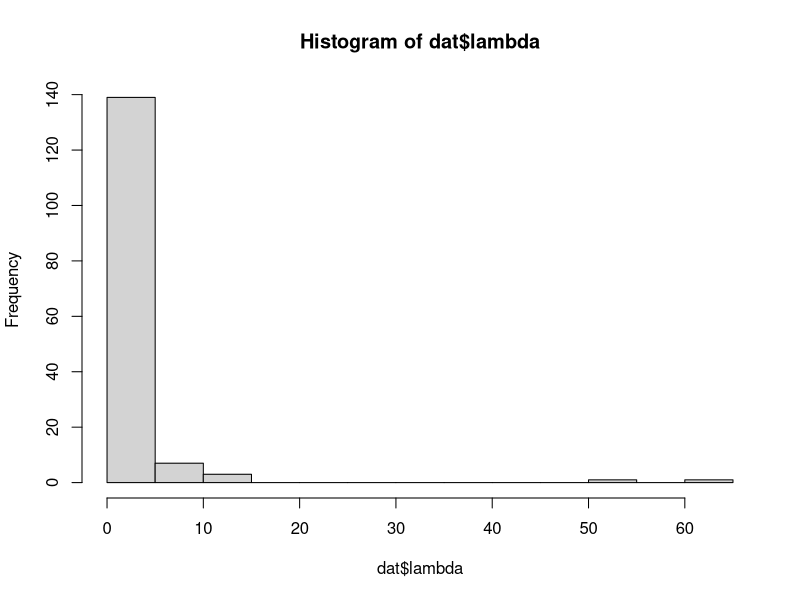
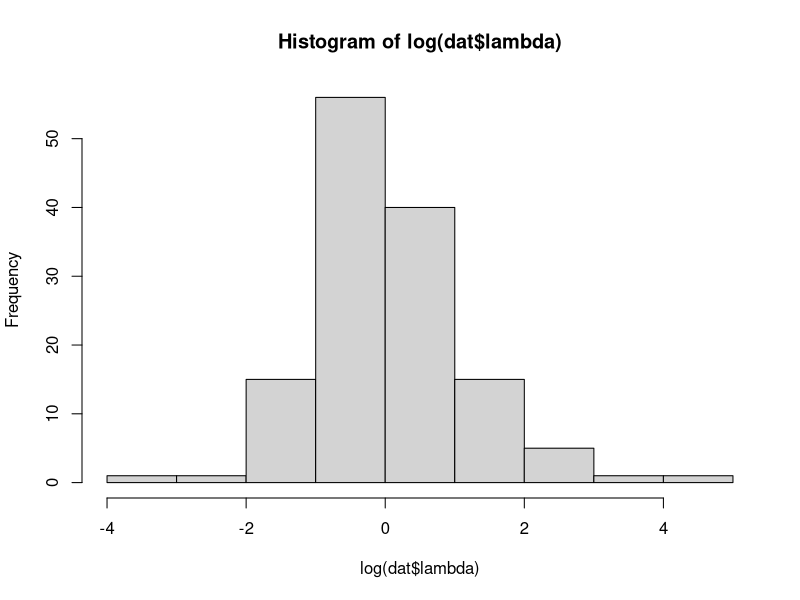
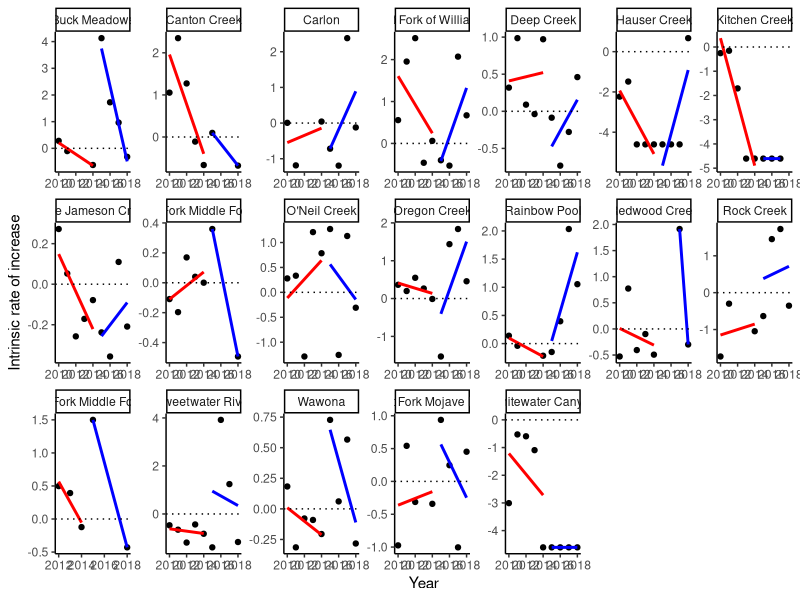
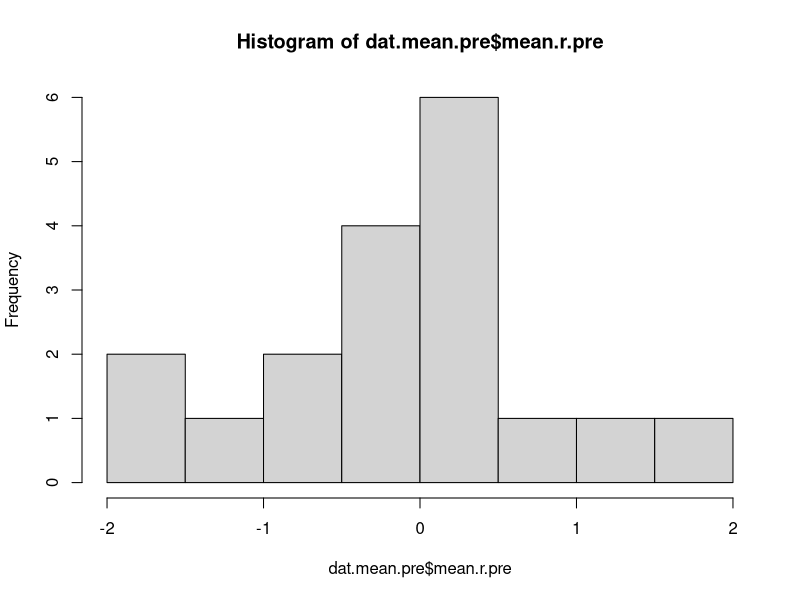
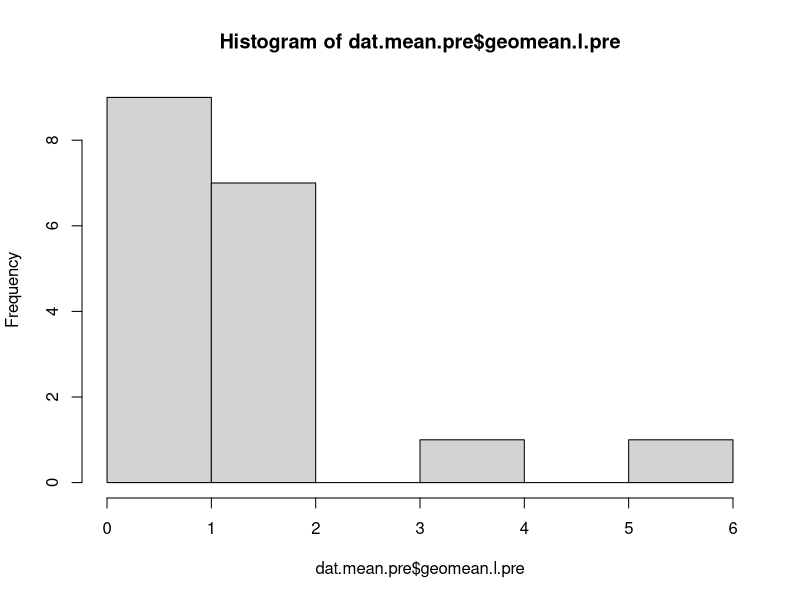
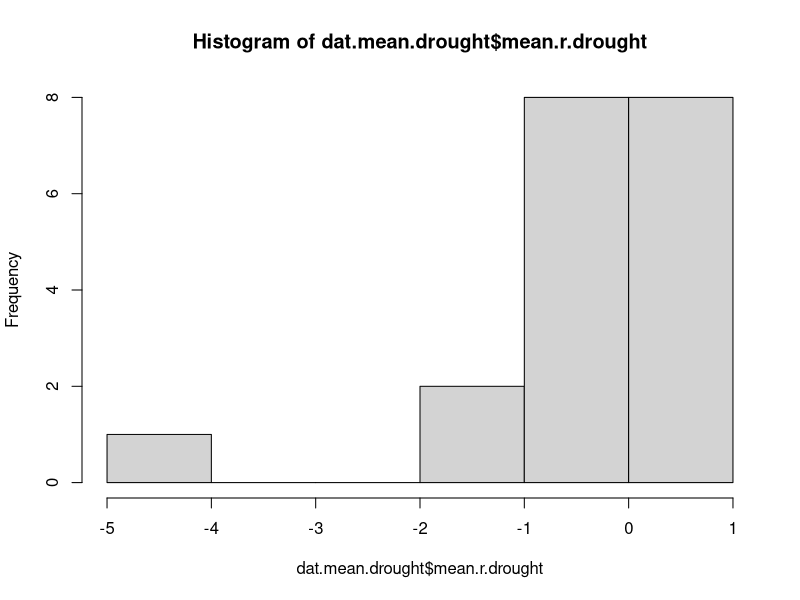
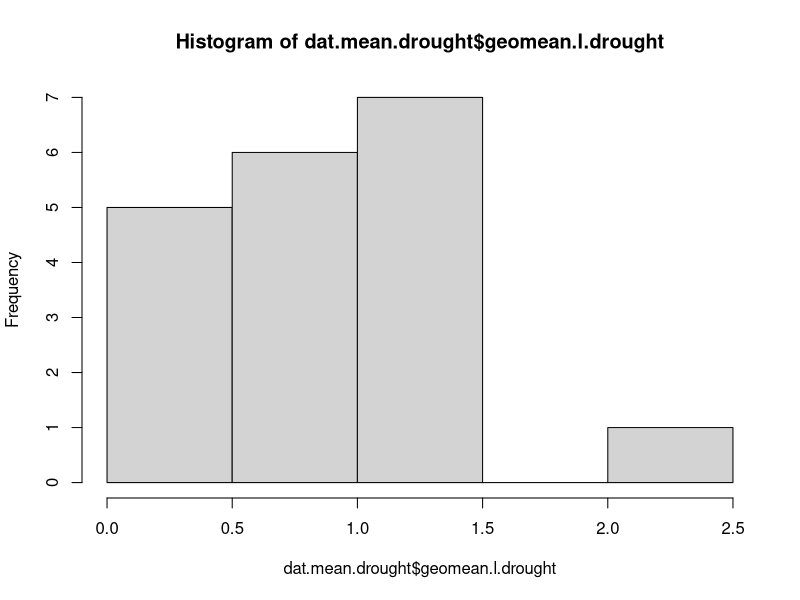
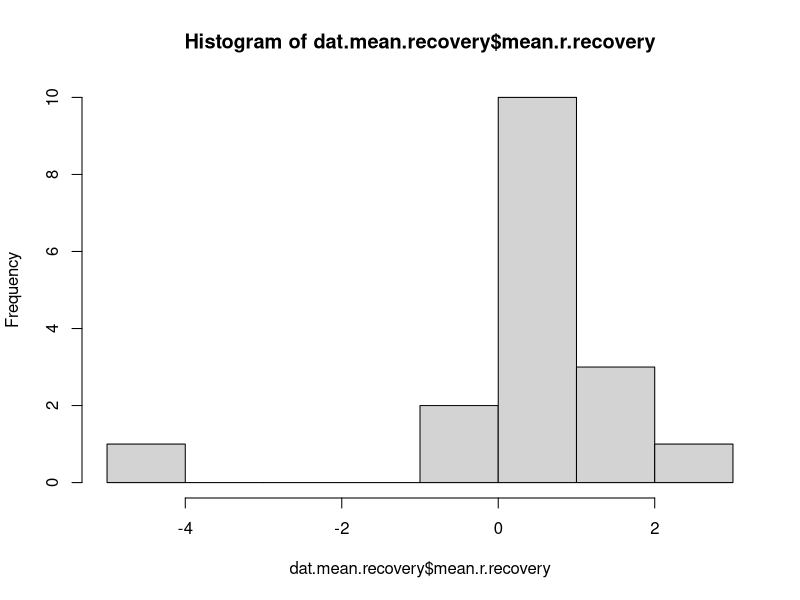

Here is the R script that generated these plots, in order:
#### PROJECT: Evolutionary rescue of Mimulus cardinalis populations during extreme drought
#### PURPOSE OF THIS SCRIPT: Calculate slopes of lambda versus year as a metric of the rate of demographic decline during drought
#### AUTHOR: Amy Angert
#### DATE LAST MODIFIED: 20250217


#*******************************************************************************
#### 0. Clean workspace and load required packages
#*******************************************************************************

# Remove objects and clear workspace
rm(list = ls(all=TRUE))

# Make vector of packages needed
packages_needed <- c("tidyverse", "RColorBrewer")

# Install packages needed (if not already installed)
for (i in 1:length(packages_needed)){
  if(!(packages_needed[i] %in% installed.packages())){install.packages(packages_needed[i])}
}

# Load packages needed
for (i in 1:length(packages_needed)){
  library(packages_needed[i], character.only = TRUE)
}


#*******************************************************************************
### 1. Read in lambda estimates for each site and year
#*******************************************************************************
dat <- read.csv("data/demography data/siteYear.lambda_2010-2019.csv") %>% select(-Region, -RegionRank) %>% filter(Site!="Mill Creek")
 
# check distributions
hist(dat$lambda) #extreme right skew
hist(log(dat$lambda)) #much better

# express as population growth as intrinsic rate of increase (log lambda)
dat <- dat %>% mutate(r = log(lambda+0.01)) #adding small value lambdas of 0 don't turn to NA

#*******************************************************************************
### 2. Visualize estimates over time for each site
#*******************************************************************************

ggplot(dat, aes(x=Year, y=r)) + 
  geom_point() +
  geom_smooth(data=filter(dat, Year<2015), method="lm", se=FALSE, col="red") +
  geom_smooth(data=filter(dat, Year>2014), method="lm", se=FALSE, col="blue") +
  ylab("Intrinsic rate of increase") +
  #ylim(0,2) +
  geom_hline(yintercept=0, linetype="dotted") +
  facet_wrap(~Site, scale="free", nrow=3) +
  theme_classic() #+
  #theme(strip.background = element_blank(), strip.text.x = element_blank(),
   #     legend.title = element_blank())

# Note: some sites' slopes (e.g., Buck Meadows, Mill) are affected by 2015-16, which had very high recruitment and we assume indicated relatively early recovery. This is part of the rationale for calculating decline only until 2014-15.

# Note: more generally, slopes are often pulled up or down by single years with extremely high lambdas. High lambda values are dramatically higher with addition of 2016-2019 data and its effects on vital rate model selection and model fits

# Note: Canton, NFMF Tule, SFMF Tule, & Redwood have only one annual transition estimate during drought recovery (because of fire and flood closures that prevented site access in 2016 or 2017)


#*******************************************************************************
### 3A. Calculate geometric mean population growth rate BEFORE DROUGHT for each site
# Before drought = 2010-11, 2011-12 transitions
#*******************************************************************************

dat.mean.pre <- dat %>%
  group_by(Latitude, Site) %>%
  filter(Year==2010|Year==2011) %>%
  na.omit() %>%
  dplyr::summarize(mean.r.pre = mean(r), #arithmetic mean of logs
                   geomean.l.pre = exp(mean(log(lambda)))) #geometric mean of unlogged values
hist(dat.mean.pre$mean.r.pre) # better 
hist(dat.mean.pre$geomean.l.pre) #long right tail

#*******************************************************************************
### 3B. Calculate mean lambda DURING CORE DROUGHT for each site 
# Core drought = 2012-13, 2013-14, 2014-15 transitions
#*******************************************************************************

dat.mean.drought <- dat %>% 
  group_by(Latitude, Site) %>% 
  filter(Year==2012|Year==2013|Year==2014) %>% 
  na.omit() %>% 
  dplyr::summarize(mean.r.drought = mean(r), 
                   geomean.l.drought = exp(mean(log(lambda)))) 
hist(dat.mean.drought$mean.r.drought) #left-skewed
hist(dat.mean.drought$geomean.l.drought) #better
#*******************************************************************************
### 3C. Calculate mean lambda DURING POST-DROUGHT for each site
# Post drought = 2015-16, 2016-17, 2017-18 transitions
#*******************************************************************************

dat.mean.recovery <- dat %>% 
  group_by(Latitude, Site) %>% 
  filter(Year==2015|Year==2016|Year==2017) %>% 
  na.omit() %>% 
  dplyr::summarize(mean.r.recovery = mean(r), 
            geomean.l.recovery = exp(mean(log(lambda))))
hist(dat.mean.recovery$mean.r.recovery) #better
hist(dat.mean.recovery$geomean.l.recovery) #right-skewed

# Add Latitude and other covariates back in
covar <- read_csv("data/genomic_data/pop_meta_data.csv") %>% 
  dplyr::select(Site, Paper_ID, Latitude, Longitude, Lat.Color) %>% 
  unique()

mean.lambda <- left_join(dat.mean.pre, dat.mean.drought) %>% left_join(dat.mean.recovery) %>% left_join(covar) # Join to slopes

# Save to .csv file 
write.csv(mean.lambda,"data/demography data/siteYear.lambda_responses_2010-2019.csv",row.names=FALSE)

